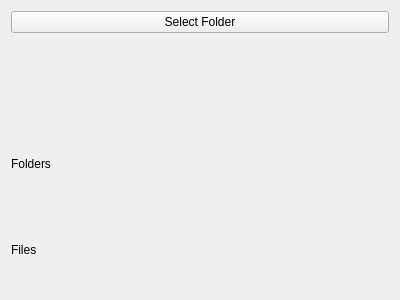
<?xml version="1.0" encoding="UTF-8"?>
<ui version="4.0">
 <class>Task5</class>
 <widget class="QWidget" name="Task5">
  <property name="geometry">
   <rect>
    <x>0</x>
    <y>0</y>
    <width>400</width>
    <height>300</height>
   </rect>
  </property>
  <property name="windowTitle">
   <string>Form</string>
  </property>
  <layout class="QGridLayout" name="gridLayout_2">
   <item row="0" column="0">
    <layout class="QGridLayout" name="gridLayout">
     <item row="3" column="1">
      <widget class="QLabel" name="folders">
       <property name="text">
        <string/>
       </property>
      </widget>
     </item>
     <item row="4" column="1">
      <widget class="QLabel" name="files">
       <property name="text">
        <string/>
       </property>
      </widget>
     </item>
     <item row="0" column="0" colspan="2">
      <widget class="QPushButton" name="pushButton">
       <property name="text">
        <string>Select Folder</string>
       </property>
      </widget>
     </item>
     <item row="3" column="0">
      <widget class="QLabel" name="label">
       <property name="text">
        <string>Folders</string>
       </property>
      </widget>
     </item>
     <item row="4" column="0">
      <widget class="QLabel" name="label_3">
       <property name="text">
        <string>Files</string>
       </property>
      </widget>
     </item>
     <item row="1" column="0" colspan="2">
      <widget class="QLabel" name="path">
       <property name="text">
        <string/>
       </property>
      </widget>
     </item>
    </layout>
   </item>
  </layout>
 </widget>
 <resources/>
 <connections/>
</ui>
